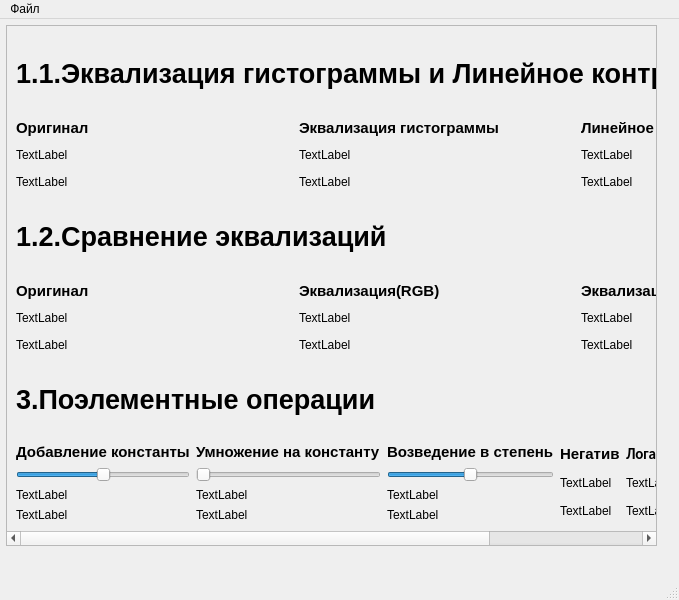
<?xml version="1.0" encoding="UTF-8"?>
<ui version="4.0">
 <class>MainWindow</class>
 <widget class="QMainWindow" name="MainWindow">
  <property name="geometry">
   <rect>
    <x>0</x>
    <y>0</y>
    <width>679</width>
    <height>600</height>
   </rect>
  </property>
  <property name="sizePolicy">
   <sizepolicy hsizetype="Maximum" vsizetype="Maximum">
    <horstretch>0</horstretch>
    <verstretch>0</verstretch>
   </sizepolicy>
  </property>
  <property name="maximumSize">
   <size>
    <width>16777215</width>
    <height>16777215</height>
   </size>
  </property>
  <property name="windowTitle">
   <string>MainWindow</string>
  </property>
  <widget class="QWidget" name="centralwidget">
   <property name="sizePolicy">
    <sizepolicy hsizetype="Preferred" vsizetype="Preferred">
     <horstretch>0</horstretch>
     <verstretch>0</verstretch>
    </sizepolicy>
   </property>
   <property name="maximumSize">
    <size>
     <width>16777215</width>
     <height>16777215</height>
    </size>
   </property>
   <widget class="QScrollArea" name="scrollArea">
    <property name="geometry">
     <rect>
      <x>6</x>
      <y>6</y>
      <width>651</width>
      <height>521</height>
     </rect>
    </property>
    <property name="widgetResizable">
     <bool>true</bool>
    </property>
    <widget class="QWidget" name="scrollAreaWidgetContents_4">
     <property name="geometry">
      <rect>
       <x>0</x>
       <y>-8</y>
       <width>1319</width>
       <height>507</height>
      </rect>
     </property>
     <layout class="QVBoxLayout" name="verticalLayout_5">
      <item>
       <widget class="QLabel" name="label">
        <property name="baseSize">
         <size>
          <width>0</width>
          <height>40</height>
         </size>
        </property>
        <property name="font">
         <font>
          <pointsize>20</pointsize>
          <weight>75</weight>
          <bold>true</bold>
         </font>
        </property>
        <property name="text">
         <string>1.1.Эквализация гистограммы и Линейное контрастирование</string>
        </property>
       </widget>
      </item>
      <item>
       <layout class="QHBoxLayout" name="horizontalLayout_2">
        <item>
         <layout class="QVBoxLayout" name="verticalLayout_2">
          <item>
           <widget class="QLabel" name="label_6">
            <property name="font">
             <font>
              <pointsize>11</pointsize>
              <weight>75</weight>
              <bold>true</bold>
             </font>
            </property>
            <property name="text">
             <string>Оригинал</string>
            </property>
           </widget>
          </item>
          <item>
           <widget class="QLabel" name="label_2">
            <property name="sizePolicy">
             <sizepolicy hsizetype="Preferred" vsizetype="Preferred">
              <horstretch>0</horstretch>
              <verstretch>0</verstretch>
             </sizepolicy>
            </property>
            <property name="minimumSize">
             <size>
              <width>0</width>
              <height>0</height>
             </size>
            </property>
            <property name="text">
             <string>TextLabel</string>
            </property>
            <property name="scaledContents">
             <bool>false</bool>
            </property>
           </widget>
          </item>
          <item>
           <widget class="QLabel" name="label_4">
            <property name="sizePolicy">
             <sizepolicy hsizetype="Preferred" vsizetype="Preferred">
              <horstretch>0</horstretch>
              <verstretch>0</verstretch>
             </sizepolicy>
            </property>
            <property name="text">
             <string>TextLabel</string>
            </property>
            <property name="scaledContents">
             <bool>false</bool>
            </property>
           </widget>
          </item>
         </layout>
        </item>
        <item>
         <layout class="QVBoxLayout" name="verticalLayout_3">
          <item>
           <widget class="QLabel" name="label_7">
            <property name="font">
             <font>
              <pointsize>11</pointsize>
              <weight>75</weight>
              <bold>true</bold>
             </font>
            </property>
            <property name="text">
             <string>Эквализация гистограммы</string>
            </property>
           </widget>
          </item>
          <item>
           <widget class="QLabel" name="label_3">
            <property name="sizePolicy">
             <sizepolicy hsizetype="Preferred" vsizetype="Preferred">
              <horstretch>0</horstretch>
              <verstretch>0</verstretch>
             </sizepolicy>
            </property>
            <property name="text">
             <string>TextLabel</string>
            </property>
            <property name="scaledContents">
             <bool>false</bool>
            </property>
           </widget>
          </item>
          <item>
           <widget class="QLabel" name="label_5">
            <property name="sizePolicy">
             <sizepolicy hsizetype="Preferred" vsizetype="Preferred">
              <horstretch>0</horstretch>
              <verstretch>0</verstretch>
             </sizepolicy>
            </property>
            <property name="text">
             <string>TextLabel</string>
            </property>
            <property name="scaledContents">
             <bool>false</bool>
            </property>
           </widget>
          </item>
         </layout>
        </item>
        <item>
         <layout class="QVBoxLayout" name="verticalLayout_9">
          <item>
           <widget class="QLabel" name="label_14">
            <property name="font">
             <font>
              <pointsize>11</pointsize>
              <weight>75</weight>
              <bold>true</bold>
             </font>
            </property>
            <property name="text">
             <string>Линейное контрастирование</string>
            </property>
           </widget>
          </item>
          <item>
           <widget class="QLabel" name="label_10">
            <property name="text">
             <string>TextLabel</string>
            </property>
           </widget>
          </item>
          <item>
           <widget class="QLabel" name="label_12">
            <property name="text">
             <string>TextLabel</string>
            </property>
           </widget>
          </item>
         </layout>
        </item>
       </layout>
      </item>
      <item>
       <widget class="QLabel" name="label_8">
        <property name="font">
         <font>
          <pointsize>20</pointsize>
          <weight>75</weight>
          <bold>true</bold>
         </font>
        </property>
        <property name="text">
         <string>1.2.Сравнение эквализаций</string>
        </property>
       </widget>
      </item>
      <item>
       <layout class="QHBoxLayout" name="horizontalLayout_3">
        <item>
         <layout class="QVBoxLayout" name="verticalLayout_11">
          <item>
           <widget class="QLabel" name="label_9">
            <property name="font">
             <font>
              <pointsize>11</pointsize>
              <weight>75</weight>
              <bold>true</bold>
             </font>
            </property>
            <property name="text">
             <string>Оригинал</string>
            </property>
           </widget>
          </item>
          <item>
           <widget class="QLabel" name="label_11">
            <property name="text">
             <string>TextLabel</string>
            </property>
           </widget>
          </item>
          <item>
           <widget class="QLabel" name="label_13">
            <property name="text">
             <string>TextLabel</string>
            </property>
           </widget>
          </item>
         </layout>
        </item>
        <item>
         <layout class="QVBoxLayout" name="verticalLayout_10">
          <item>
           <widget class="QLabel" name="label_15">
            <property name="font">
             <font>
              <pointsize>11</pointsize>
              <weight>75</weight>
              <bold>true</bold>
             </font>
            </property>
            <property name="text">
             <string>Эквализация(RGB)</string>
            </property>
           </widget>
          </item>
          <item>
           <widget class="QLabel" name="label_16">
            <property name="text">
             <string>TextLabel</string>
            </property>
           </widget>
          </item>
          <item>
           <widget class="QLabel" name="label_17">
            <property name="text">
             <string>TextLabel</string>
            </property>
           </widget>
          </item>
         </layout>
        </item>
        <item>
         <layout class="QVBoxLayout" name="verticalLayout_7">
          <item>
           <widget class="QLabel" name="label_18">
            <property name="font">
             <font>
              <pointsize>11</pointsize>
              <weight>75</weight>
              <bold>true</bold>
             </font>
            </property>
            <property name="text">
             <string>Эквализация(HSV)</string>
            </property>
           </widget>
          </item>
          <item>
           <widget class="QLabel" name="label_19">
            <property name="text">
             <string>TextLabel</string>
            </property>
           </widget>
          </item>
          <item>
           <widget class="QLabel" name="label_20">
            <property name="text">
             <string>TextLabel</string>
            </property>
           </widget>
          </item>
         </layout>
        </item>
       </layout>
      </item>
      <item>
       <widget class="QLabel" name="label_21">
        <property name="font">
         <font>
          <pointsize>20</pointsize>
          <weight>75</weight>
          <bold>true</bold>
         </font>
        </property>
        <property name="text">
         <string>3.Поэлементные операции</string>
        </property>
       </widget>
      </item>
      <item>
       <layout class="QHBoxLayout" name="horizontalLayout_4">
        <item>
         <layout class="QVBoxLayout" name="verticalLayout_15">
          <item>
           <widget class="QLabel" name="label_22">
            <property name="font">
             <font>
              <pointsize>11</pointsize>
              <weight>75</weight>
              <bold>true</bold>
             </font>
            </property>
            <property name="text">
             <string>Добавление константы</string>
            </property>
           </widget>
          </item>
          <item>
           <widget class="QSlider" name="horizontalSlider">
            <property name="maximumSize">
             <size>
              <width>200</width>
              <height>16777215</height>
             </size>
            </property>
            <property name="minimum">
             <number>-127</number>
            </property>
            <property name="maximum">
             <number>127</number>
            </property>
            <property name="orientation">
             <enum>Qt::Horizontal</enum>
            </property>
           </widget>
          </item>
          <item>
           <widget class="QLabel" name="label_23">
            <property name="text">
             <string>TextLabel</string>
            </property>
           </widget>
          </item>
          <item>
           <widget class="QLabel" name="label_24">
            <property name="text">
             <string>TextLabel</string>
            </property>
           </widget>
          </item>
         </layout>
        </item>
        <item>
         <layout class="QVBoxLayout" name="verticalLayout_13">
          <item>
           <widget class="QLabel" name="label_30">
            <property name="font">
             <font>
              <pointsize>11</pointsize>
              <weight>75</weight>
              <bold>true</bold>
             </font>
            </property>
            <property name="text">
             <string>Умножение на константу</string>
            </property>
           </widget>
          </item>
          <item>
           <widget class="QSlider" name="horizontalSlider_2">
            <property name="maximumSize">
             <size>
              <width>200</width>
              <height>16777215</height>
             </size>
            </property>
            <property name="baseSize">
             <size>
              <width>200</width>
              <height>0</height>
             </size>
            </property>
            <property name="minimum">
             <number>0</number>
            </property>
            <property name="maximum">
             <number>200</number>
            </property>
            <property name="orientation">
             <enum>Qt::Horizontal</enum>
            </property>
           </widget>
          </item>
          <item>
           <widget class="QLabel" name="label_29">
            <property name="text">
             <string>TextLabel</string>
            </property>
           </widget>
          </item>
          <item>
           <widget class="QLabel" name="label_28">
            <property name="text">
             <string>TextLabel</string>
            </property>
           </widget>
          </item>
         </layout>
        </item>
        <item>
         <layout class="QVBoxLayout" name="verticalLayout_16">
          <item>
           <widget class="QLabel" name="label_33">
            <property name="font">
             <font>
              <pointsize>11</pointsize>
              <weight>75</weight>
              <bold>true</bold>
             </font>
            </property>
            <property name="text">
             <string>Возведение в степень</string>
            </property>
           </widget>
          </item>
          <item>
           <widget class="QSlider" name="horizontalSlider_3">
            <property name="maximumSize">
             <size>
              <width>200</width>
              <height>16777215</height>
             </size>
            </property>
            <property name="baseSize">
             <size>
              <width>200</width>
              <height>0</height>
             </size>
            </property>
            <property name="maximum">
             <number>200</number>
            </property>
            <property name="singleStep">
             <number>200</number>
            </property>
            <property name="value">
             <number>100</number>
            </property>
            <property name="orientation">
             <enum>Qt::Horizontal</enum>
            </property>
           </widget>
          </item>
          <item>
           <widget class="QLabel" name="label_32">
            <property name="text">
             <string>TextLabel</string>
            </property>
           </widget>
          </item>
          <item>
           <widget class="QLabel" name="label_31">
            <property name="text">
             <string>TextLabel</string>
            </property>
           </widget>
          </item>
         </layout>
        </item>
        <item>
         <layout class="QVBoxLayout" name="verticalLayout_14">
          <item>
           <widget class="QLabel" name="label_27">
            <property name="font">
             <font>
              <pointsize>11</pointsize>
              <weight>75</weight>
              <bold>true</bold>
             </font>
            </property>
            <property name="text">
             <string>Негатив</string>
            </property>
           </widget>
          </item>
          <item>
           <widget class="QLabel" name="label_26">
            <property name="text">
             <string>TextLabel</string>
            </property>
           </widget>
          </item>
          <item>
           <widget class="QLabel" name="label_25">
            <property name="text">
             <string>TextLabel</string>
            </property>
           </widget>
          </item>
         </layout>
        </item>
        <item>
         <layout class="QVBoxLayout" name="verticalLayout">
          <item>
           <widget class="QLabel" name="label_36">
            <property name="font">
             <font>
              <family>Calibri</family>
              <pointsize>11</pointsize>
              <weight>75</weight>
              <bold>true</bold>
             </font>
            </property>
            <property name="text">
             <string>Логарифмическое преобразование</string>
            </property>
           </widget>
          </item>
          <item>
           <widget class="QLabel" name="label_34">
            <property name="text">
             <string>TextLabel</string>
            </property>
           </widget>
          </item>
          <item>
           <widget class="QLabel" name="label_35">
            <property name="text">
             <string>TextLabel</string>
            </property>
           </widget>
          </item>
         </layout>
        </item>
       </layout>
      </item>
     </layout>
    </widget>
   </widget>
  </widget>
  <widget class="QMenuBar" name="menubar">
   <property name="geometry">
    <rect>
     <x>0</x>
     <y>0</y>
     <width>679</width>
     <height>31</height>
    </rect>
   </property>
   <widget class="QMenu" name="menu">
    <property name="title">
     <string>Файл</string>
    </property>
    <addaction name="a_open"/>
   </widget>
   <addaction name="menu"/>
  </widget>
  <widget class="QStatusBar" name="statusbar"/>
  <action name="a_open">
   <property name="text">
    <string>Открыть</string>
   </property>
  </action>
 </widget>
 <resources/>
 <connections/>
</ui>
